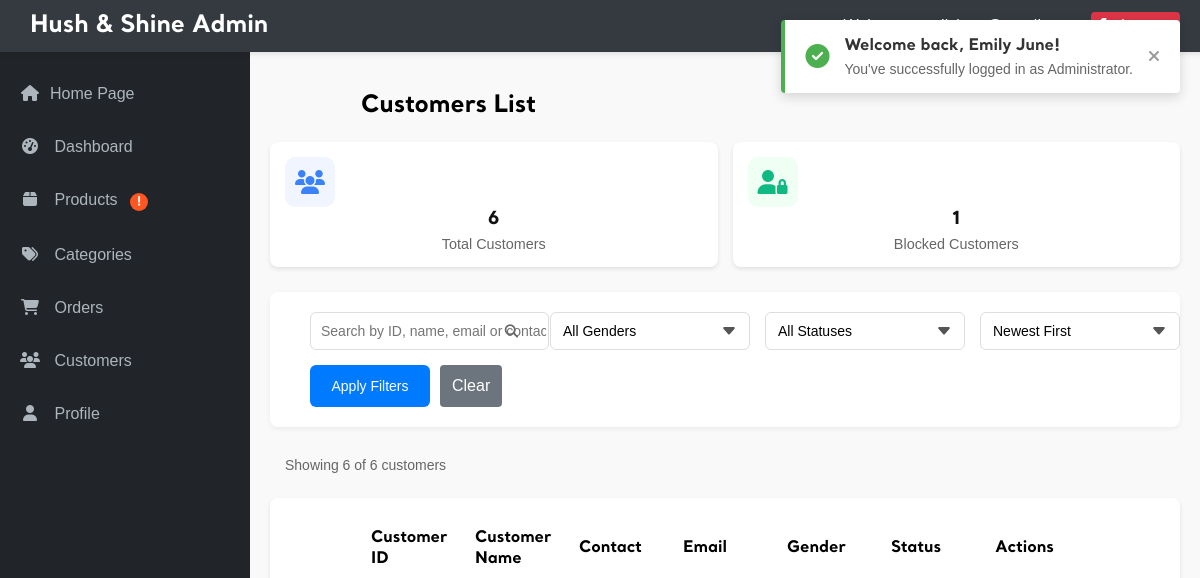
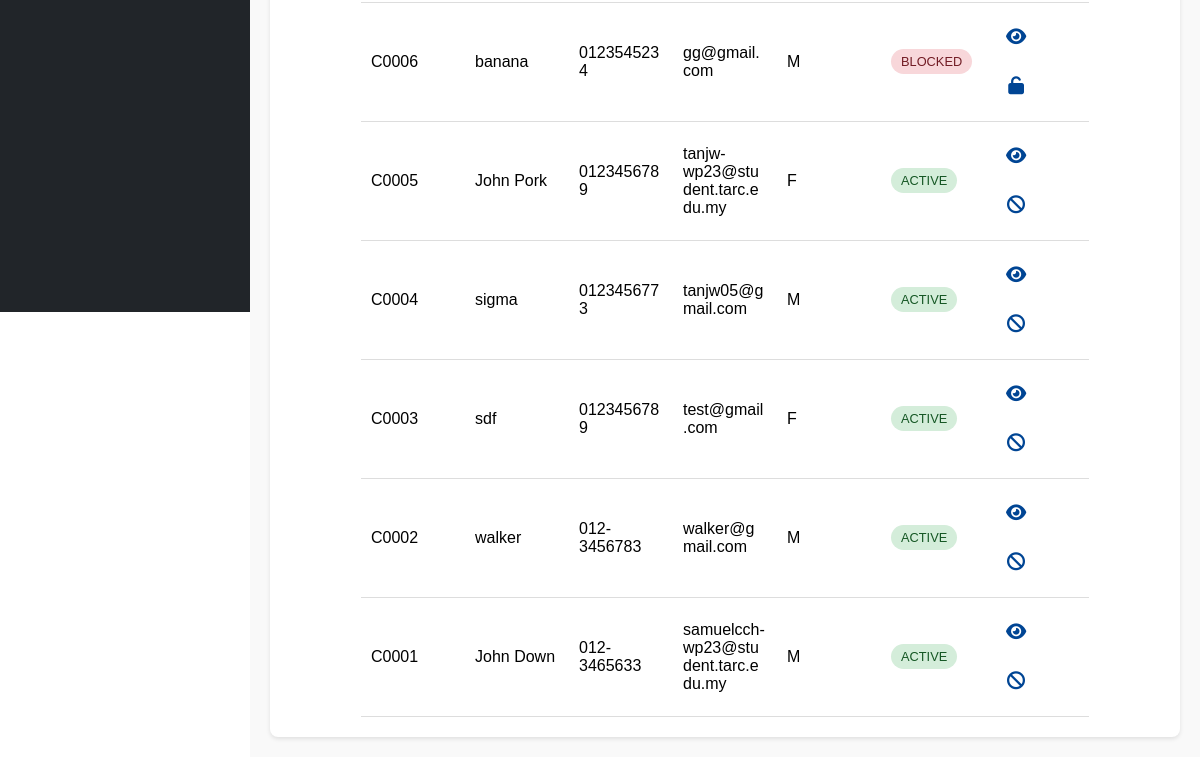
Page /admin/admin_customer.php (signed in) on the earlier database version (2 pictures, top to bottom).
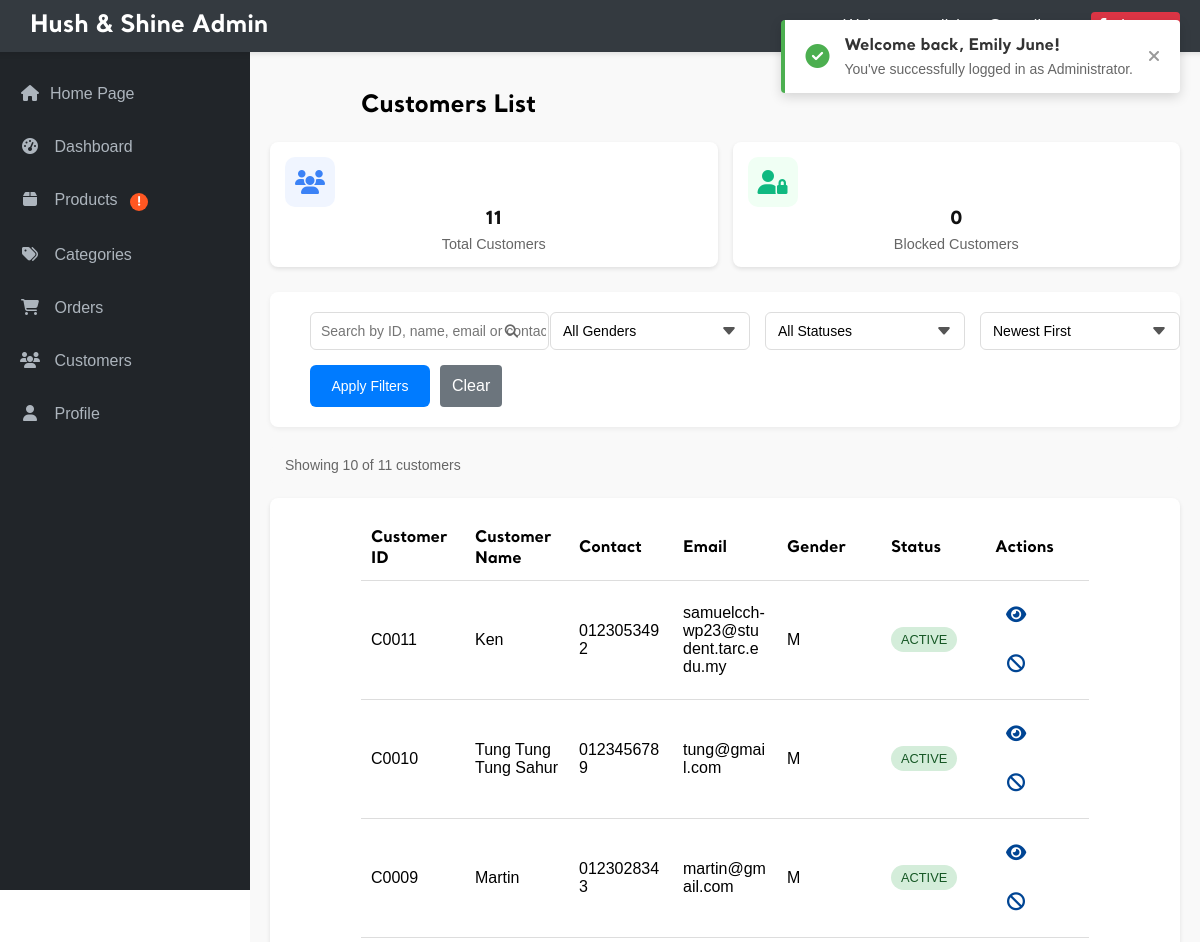
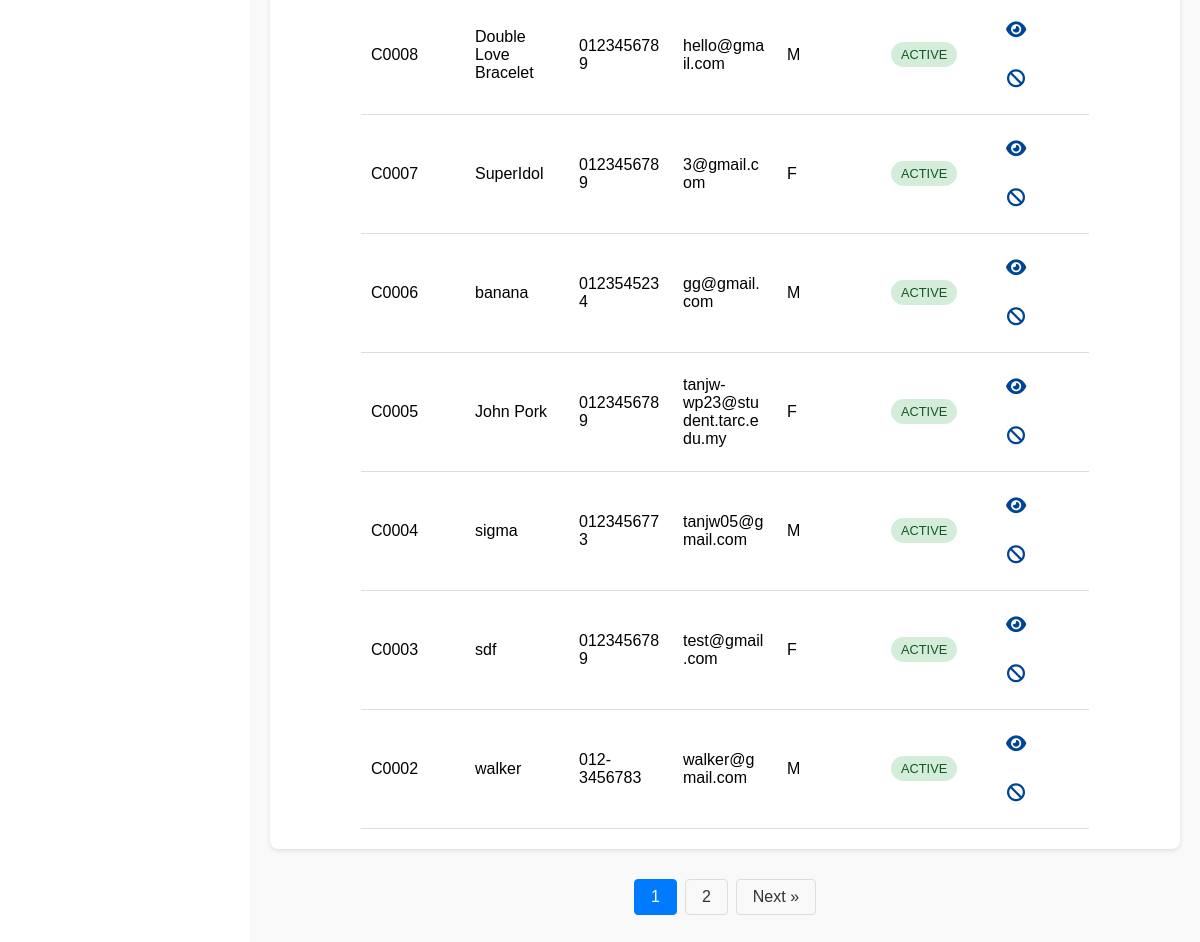
Same page on the later database version (2 pictures, top to bottom).
### tables this page shows
CREATE TABLE `customer` (
  `cust_id` char(5) NOT NULL,
  `cust_name` varchar(50) NOT NULL,
  `cust_contact` varchar(13) NOT NULL,
  `cust_email` varchar(50) NOT NULL,
  `cust_gender` char(1) NOT NULL,
  `cust_password` varchar(100) NOT NULL,
  `cust_photo` varchar(100) NOT NULL,
  `status` enum('active','blocked') DEFAULT 'active',
  `blocked_until` datetime DEFAULT NULL,
  `block_reason` varchar(255) DEFAULT NULL
);

### admin/admin_customer.php (the view, shortened to what this page needs)
<?php
require_once '../_base.php';
include '../_head.php';
$page = isset($_GET['page']) ? (int)$_GET['page'] : 1;
$itemsPerPage = 10;
$offset = ($page - 1) * $itemsPerPage;
$searchTerm = isset($_GET['search']) ? trim($_GET['search']) : '';
$genderFilter = isset($_GET['gender']) ? $_GET['gender'] : '';
$statusFilter = isset($_GET['status']) ? $_GET['status'] : '';
$sortBy = isset($_GET['sort']) ? $_GET['sort'] : 'newest';
$where = [];
$params = [];
$whereClause = !empty($where) ? ' WHERE ' . implode(' AND ', $where) : '';
$orderBy = match($sortBy) {
    'name_asc' => 'cust_name ASC',
    'name_desc' => 'cust_name DESC',
    'oldest' => 'cust_id ASC',
    default => 'cust_id DESC'
};
try {
    $countQuery = "SELECT COUNT(*) FROM customer" . $whereClause;
    $stmt = $_db->prepare($countQuery);
    $stmt->execute($params);
    $totalItems = $stmt->fetchColumn();
    $totalPages = ceil($totalItems / $itemsPerPage);
} catch (PDOException $e) {
    echo "Database error: " . $e->getMessage();
    exit;
}
try {
    $query = "SELECT cust_id, cust_name, cust_contact, cust_email, cust_gender, status, blocked_until
             FROM customer"
             . $whereClause .
             " ORDER BY " . $orderBy .
             " LIMIT " . $itemsPerPage . " OFFSET " . $offset;
    $stmt = $_db->prepare($query);
    $stmt->execute($params);
    $customers = $stmt->fetchAll(PDO::FETCH_ASSOC);
} catch (PDOException $e) {
    echo "Database error: " . $e->getMessage();
    exit;
}
try {
    $statsQuery = $_db->query("SELECT
        COUNT(*) as total_customers,
        SUM(CASE WHEN status = 'blocked' THEN 1 ELSE 0 END) as blocked_customers
        FROM customer");
    $stats = $statsQuery->fetch(PDO::FETCH_ASSOC);
} catch (PDOException $e) {
    $stats = ['total_customers' => 0, 'blocked_customers' => 0];
}
?>
<main class="admin-main">
    <div class="admin-title">
        <h2>Customers List</h2>
    </div>
    <div class="stats-cards">
        <div class="stat-card">
            <div class="stat-icon">
                <i class="fas fa-users"></i>
            </div>
            <div class="stat-info">
                <div class="stat-value"><?= number_format($stats['total_customers']) ?></div>
                <div class="stat-label">Total Customers</div>
            </div>
        </div>
        <div class="stat-card">
            <div class="stat-icon">
                <i class="fas fa-user-lock"></i>
            </div>
            <div class="stat-info">
                <div class="stat-value"><?= number_format($stats['blocked_customers']) ?></div>
                <div class="stat-label">Blocked Customers</div>
            </div>
        </div>
    </div>
    <div class="filter-section">
        <form action="admin_customer.php" method="GET" class="filter-form">
            <div class="filter-row">
                <div class="search-box">
                    <input type="text" name="search" placeholder="Search by ID, name, email or contact" value="<?= htmlspecialchars($searchTerm) ?>">
                    <button type="submit" class="search-btn">
                        <i class="fas fa-search"></i>
                    </button>
                </div>
                <div class="filter-group">
                    <select name="gender" class="filter-select">
                        <option value="">All Genders</option>
                    </select>
                </div>
                <div class="filter-group">
                    <select name="status" class="filter-select">
                        <option value="">All Statuses</option>
                    </select>
                </div>
                <div class="filter-group">
                    <select name="sort" class="filter-select">
                        <option value="newest" <?= $sortBy == 'newest' ? 'selected' : '' ?>>Newest First</option>
                    </select>
                </div>
                <div class="filter-buttons">
                    <button type="submit" class="filter-btn">Apply Filters</button>
                    <a href="admin_customer.php" class="admin-submit-btn secondary">Clear</a>
                </div>
            </div>
        </form>
    </div>
    <div class="product-info-bar">
        <div class="product-count">
            Showing <?= count($customers) ?> of <?= $totalItems ?> customers
        </div>
    </div>
    <div class="table-responsive">
        <table class="admin-table">
            <thead>
                <tr>
                    <th>Customer ID</th>
                    <th>Customer Name</th>
                    <th>Contact</th>
                    <th>Email</th>
                    <th>Gender</th>
                    <th>Status</th>
                    <th>Actions</th>
                </tr>
            </thead>
            <tbody>
                <?php if (count($customers) > 0): ?>
                    <?php foreach ($customers as $customer): ?>
                        <tr>
                            <td><?= htmlspecialchars($customer['cust_id']) ?></td>
                            <td><?= htmlspecialchars($customer['cust_name']) ?></td>
                            <td><?= htmlspecialchars($customer['cust_contact']) ?></td>
                            <td><?= htmlspecialchars($customer['cust_email']) ?></td>
                            <td><?= htmlspecialchars($customer['cust_gender']) ?></td>
                            <td>
                                <?php if ($customer['status'] === 'blocked'): ?>
                                    <span class="status-badge blocked" title="Blocked until: <?= date('F j, Y g:i A', strtotime($customer['blocked_until'])) ?>">
                                        Blocked
                                    </span>
                                <?php else: ?>
                                    <span class="status-badge active">Active</span>
                                <?php endif; ?>
                            </td>
                            <td class="actions">
                                <a href="view_customer.php?id=<?= $customer['cust_id'] ?>" class="btn" title="View Customer">
                                    <i class="fas fa-eye"></i>
                                </a>
                                <a href="view_customer.php?id=<?= $customer['cust_id'] ?>" class="btn <?= $customer['status'] === 'blocked' ? 'btn-warning' : 'btn-danger' ?>" title="<?= $customer['status'] === 'blocked' ? 'Manage Block Status' : 'Block Customer' ?>">
                                    <i class="fas <?= $customer['status'] === 'blocked' ? 'fa-unlock' : 'fa-ban' ?>"></i>
                                </a>
                            </td>
                        </tr>
                    <?php endforeach; ?>
                <?php else: ?>
                    <tr>
                        <td colspan="7">No customers found</td>
                    </tr>
                <?php endif; ?>
            </tbody>
        </table>
    </div>
    <?php if ($totalPages > 1): ?>
    <div class="pagination">
        <?php
        $range = 2;
        $startPage = max(1, $page - $range);
        $endPage = min($totalPages, $page + $range);
        for ($i = $startPage; $i <= $endPage; $i++) {
            echo '<a href="?page=' . $i . '&search=' . urlencode($searchTerm) . '&gender=' . urlencode($genderFilter) . '&status=' . urlencode($statusFilter) . '&sort=' . urlencode($sortBy) . '"';
            echo ($i == $page) ? ' class="active"' : '';
            echo '>' . $i . '</a>';
        }
        ?>
        <?php if ($page < $totalPages): ?>
            <a href="?page=<?= $page + 1 ?>&search=<?= urlencode($searchTerm) ?>&gender=<?= urlencode($genderFilter) ?>&status=<?= urlencode($statusFilter) ?>&sort=<?= urlencode($sortBy) ?>">Next &raquo;</a>
        <?php endif; ?>
    </div>
    <?php endif; ?>
</main>

### _head.php (shortened to what this page needs)
<?php
function hasLowStockProducts() {
    global $_db;
    try {
        $stmt = $_db->prepare("SELECT COUNT(*) FROM product WHERE quantity <= ? AND quantity > 0");
        $stmt->execute([LOW_STOCK_THRESHOLD]);
        return $stmt->fetchColumn() > 0;
    } catch (PDOException $e) {
        return false;
    }
}
$checkLowStock = false;
if (isset($_SESSION['user']) && $_SESSION['user'] == "admin") {
    $checkLowStock = true;
}
$hasLowStock = false;
if ($checkLowStock) {
    $hasLowStock = hasLowStockProducts();
}
$isAdminSection = strpos($_SERVER['REQUEST_URI'], '/admin/') !== false;
    $_adminContext = $_adminContext ?? $isAdminSection;
?>
<!DOCTYPE html>
<html lang="en">
<head>
    <link rel="stylesheet" href="/css/app.css">
    <link href="https://unpkg.com/aos@2.3.1/dist/aos.css" rel="stylesheet">
</head>
<body>
<?php
    if (isset($_SESSION['login_success']) && isset($_SESSION['login_time']) && time() - $_SESSION['login_time'] < 2):
        $user_type = $_SESSION['user'] === 'admin' ? 'Administrator' : 'Customer';
        $user_name = $_SESSION['user'] === 'admin' ? $_SESSION['admin_name'] : $_SESSION['cust_name'];
    ?>
    <div id="login-success-toast" class="success-toast">
        <div class="toast-content">
            <div class="toast-icon">
                <i class="fas fa-check-circle"></i>
            </div>
            <div class="toast-message">
                <strong>Welcome back, <?= htmlspecialchars($user_name) ?>!</strong>
                <span>You've successfully logged in as <?= htmlspecialchars($user_type) ?>.</span>
            </div>
        </div>
        <button class="toast-close" onclick="closeToast()">
            <i class="fas fa-times"></i>
        </button>
    </div>
    <?php endif; ?>
    <?php if (isset($_SESSION['user']) && $_SESSION['user'] == "admin" && $_adminContext): ?>
        <header class="admin-header">
            <div class="admin-nav">
                <div class="admin-logo">
                    <h1>Hush & Shine Admin</h1>
                </div>
                <div class="admin-user">
                    <?php if (isset($_SESSION['admin_email'])): ?>
                        <span>Welcome, <?= htmlspecialchars($_SESSION['admin_email']) ?></span>
                        <a href="/page/logout.php" class="logout-btn"><i class="fas fa-sign-out-alt"></i> Logout</a>
                    <?php endif; ?>
                </div>
            </div>
        </header>
        <div class="admin-container">
            <nav class="admin-sidebar">
                <ul>
                    <li><a href="../index.php"> <i class="fas fa-home"></i>Home Page</a></li>
                    <li><a href="/admin/admin_dashboard.php"><i class="fas fa-tachometer-alt"></i> Dashboard</a></li>
                    <li>
                        <a href="/admin/admin_products.php">
                            <i class="fas fa-box"></i> Products
                            <?php if ($hasLowStock): ?>
                                <span class="notification-dot" title="Products with low stock">!</span>
                            <?php endif; ?>
                        </a>
                    </li>
                    <li><a href="/admin/admin_category.php"><i class="fas fa-tags"></i> Categories</a></li>
                    <li><a href="/admin/admin_orders.php"><i class="fas fa-shopping-cart"></i> Orders</a></li>
                    <li><a href="/admin/admin_customer.php"><i class="fas fa-users"></i> Customers</a></li>
                    <li><a href="/admin/admin_profile.php"><i class="fas fa-user"></i> Profile</a></li>
            </nav>
    <?php endif; ?>
    <main>

Differences in the rows shown:
no longer on this page (row edited): customer: cust_id "C0001", cust_name "John Down", cust_contact "012-3465633", cust_email "samuelcch-wp23@student.tarc.edu.my", cust_gender "M", status "ACTIVE"
added customer: cust_id "C0011", cust_name "Ken", cust_contact "0123053492", cust_email "samuelcch-wp23@student.tarc.edu.my", cust_gender "M", status "ACTIVE"
added customer: cust_id "C0010", cust_name "Tung Tung Tung Sahur", cust_contact "0123456789", cust_email "tung@gmail.com", cust_gender "M", status "ACTIVE"
added customer: cust_id "C0009", cust_name "Martin", cust_contact "0123028343", cust_email "martin@gmail.com", cust_gender "M", status "ACTIVE"
added customer: cust_id "C0008", cust_name "Double Love Bracelet", cust_contact "0123456789", cust_email "hello@gmail.com", cust_gender "M", status "ACTIVE"
added customer: cust_id "C0007", cust_name "SuperIdol", cust_contact "0123456789", cust_email "3@gmail.com", cust_gender "F", status "ACTIVE"
changed customer "banana": blocked_until "2025-05-04 01:00:56" → empty (drawn); status "BLOCKED" → "ACTIVE"
Other differences:
$stats['total_customers']: "6" → "11"
$stats['blocked_customers']: "1" → "0"
count($customers): "6" → "10"
$totalItems: "6" → "11"
new list line: "1"
new list line: "2"
text now shown: "Next »"
